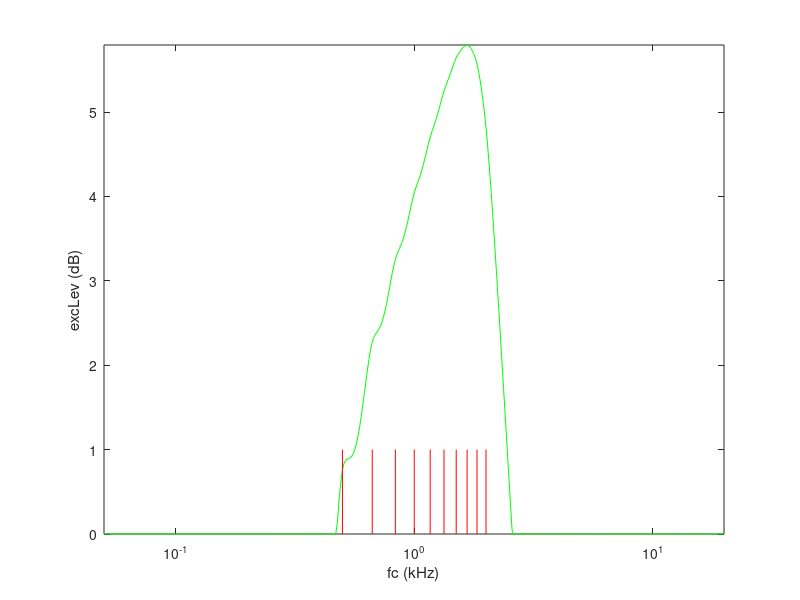

MATLAB code for this plot:
function data = LogVsLinModel
close all; clc

HighFreq = 20;
LowFreq = 0.05;
NeuronSpacing = ((HighFreq - LowFreq)./100).*10;

StimHighFreq = 12;
StimLowFreq = 0.25;
StimSteps = 10;
% compF = logspace(log10(StimLowFreq),log10(StimHighFreq),StimSteps);
% compF = linspace(StimLowFreq,StimHighFreq,StimSteps)
compF = linspace(0.5,2,10);
% compF = 1
% compLev= 1;
compLev= ones(length(compF));
Ctip=1;
Ctail=0;
W=0;
PltFlag= 1;

% for i = 1:length(compF)
% data = funROEX(compF(i),compLev,Ctip,Ctail,W,PltFlag)
% end
data = funROEX(compF,compLev,Ctip,PltFlag)
data.f = compF;
data.Nspread = NeuronSpacing; 
end

function excPat = funROEX(compF,compLev,Ctip,PltFlag)
% compF/compLev are the frequencyies and levels of the stimulus frequency
% components; Ctip/Ctail are teh widths of the tip and tail roex filters; W
% is the relative gain of the tail filter;

compInt = 10.^(compLev/10);

HighFreq = 20;
LowFreq = 0.05;
% NeuronSpacing = ((HighFreq - LowFreq)./100).*10;
NeuronSpacing = 0.1
excPat.nErb = funF2NErb(LowFreq):NeuronSpacing:funF2NErb(HighFreq);
excPat.fc = funNErb2F(excPat.nErb);
excPat.erb = funErb(excPat.fc);
% excPat.ptip = Ctip*4*excPat.fc./excPat.erb;
% excPat.ptail = Ctail*4*excPat.fc./excPat.erb;
p = Ctip*4*excPat.fc./excPat.erb;
% p = Ctail*4*excPat.fc./excPat.erb;
cF = 10;
excPat.cF = excPat.fc(cF);


% if isinf(W)
%     W = 0;
% else
%     W = 10^(W/10);
% end

excPat.excInt = zeros(1,length(excPat.fc));
for I = 1:length(excPat.fc) 
    for II = 1:length(compF)
        g = abs((compF(II)-excPat.fc(I))/excPat.fc(I));
        fw = (1+(p(cF))*g).*exp((-p(cF))*g);
        excPat.excInt(I) = excPat.excInt(I)+fw;
%         excPat.excInt(I) = excPat.excInt(I)+fw*compInt(II);
%         excPat.excInt(I) = fw*compInt(II);
    end
end
excPat.excLev = 10*log10(max(excPat.excInt,1));

if PltFlag==true
    figure(1)
    plot(excPat.fc,excPat.excLev,'g'), set(gca,'XScale','log'), axis tight, xlabel('fc (kHz)'), ylabel('excLev (dB)') 
    hold on
    for I = 1:length(compF)
        line(repmat(compF(I),1,2),[min(ylim) compLev(I)],'Color','r')
        hold on
    end
 end  

end
function erb = funErb(f)
% Erb (in kHz) according to Glasberg and Moore 1990 as a function of frequency, f (in kHz); 
% f can be a vector.

erb = 24.67*(4.37*f+1)/1000;
end
function f = funNErb2F(nErb)
% Converts Erb number (nErb) to frequency, f (in kHz); nErb can be a vector.

f = (10.^(nErb*24.67*4.37/(1000*log(10)))-1)/4.37;
end
function nErb = funF2NErb(f)
% Converts frequency, f (in kHz), to Erb number (nErb) according to Glasberg and Moore 1990; 
% f can be a vector; nErb = integral from f = 0 to f of 1/erb(f).

nErb = 1000*log(10)/(24.67*4.37)*log10(4.37*f+1);
end
